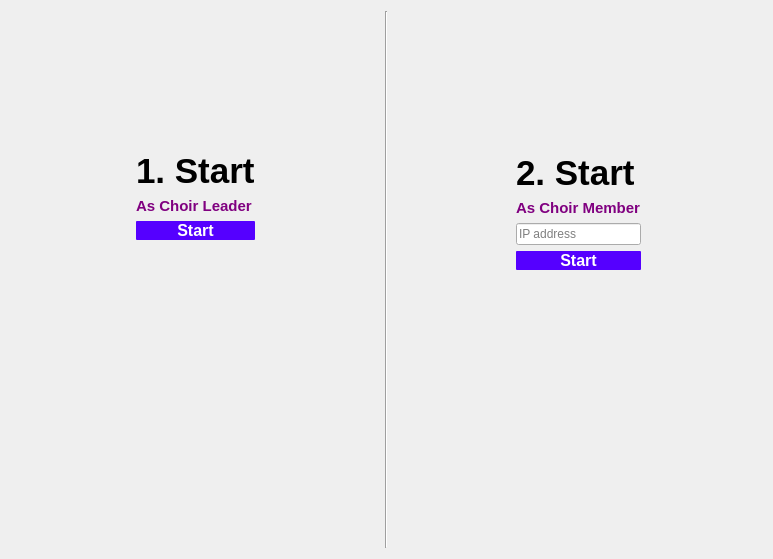
<?xml version="1.0" encoding="UTF-8"?>
<ui version="4.0">
 <class>LogInPage</class>
 <widget class="QWidget" name="LogInPage">
  <property name="geometry">
   <rect>
    <x>0</x>
    <y>0</y>
    <width>773</width>
    <height>559</height>
   </rect>
  </property>
  <property name="windowTitle">
   <string>Form</string>
  </property>
  <layout class="QHBoxLayout" name="horizontalLayout_4">
   <item>
    <layout class="QHBoxLayout" name="horizontalLayout_3">
     <item>
      <layout class="QVBoxLayout" name="verticalLayout_3">
       <item>
        <spacer name="verticalSpacer_2">
         <property name="orientation">
          <enum>Qt::Vertical</enum>
         </property>
         <property name="sizeHint" stdset="0">
          <size>
           <width>20</width>
           <height>38</height>
          </size>
         </property>
        </spacer>
       </item>
       <item>
        <layout class="QHBoxLayout" name="horizontalLayout">
         <item>
          <spacer name="horizontalSpacer_3">
           <property name="orientation">
            <enum>Qt::Horizontal</enum>
           </property>
           <property name="sizeHint" stdset="0">
            <size>
             <width>58</width>
             <height>20</height>
            </size>
           </property>
          </spacer>
         </item>
         <item>
          <layout class="QVBoxLayout" name="verticalLayout_2">
           <item>
            <widget class="QLabel" name="label">
             <property name="styleSheet">
              <string notr="true">font-size: 35px;
font-family: &quot;Comic Sans MS&quot;;
font: bold;</string>
             </property>
             <property name="text">
              <string>1. Start</string>
             </property>
            </widget>
           </item>
           <item>
            <widget class="QLabel" name="label_3">
             <property name="styleSheet">
              <string notr="true">font-size: 15px;
font-family: &quot;Comic Sans MS&quot;;
font: bold;
color: purple</string>
             </property>
             <property name="text">
              <string>As Choir Leader</string>
             </property>
            </widget>
           </item>
           <item>
            <widget class="QPushButton" name="pushButton">
             <property name="styleSheet">
              <string notr="true">font-size: 16px;
font-family: &quot;Comic Sans MS&quot;;
font: bold;
color: rgb(255, 255, 255);
border-radius: 1px;
background-color: rgb(85, 0, 255);
/*For getting optimal results i will add an Image as background fot the button*/</string>
             </property>
             <property name="text">
              <string>Start</string>
             </property>
            </widget>
           </item>
          </layout>
         </item>
         <item>
          <spacer name="horizontalSpacer">
           <property name="orientation">
            <enum>Qt::Horizontal</enum>
           </property>
           <property name="sizeHint" stdset="0">
            <size>
             <width>98</width>
             <height>20</height>
            </size>
           </property>
          </spacer>
         </item>
        </layout>
       </item>
       <item>
        <spacer name="verticalSpacer">
         <property name="orientation">
          <enum>Qt::Vertical</enum>
         </property>
         <property name="sizeHint" stdset="0">
          <size>
           <width>20</width>
           <height>308</height>
          </size>
         </property>
        </spacer>
       </item>
      </layout>
     </item>
     <item>
      <widget class="Line" name="line">
       <property name="orientation">
        <enum>Qt::Vertical</enum>
       </property>
      </widget>
     </item>
     <item>
      <layout class="QVBoxLayout" name="verticalLayout_4">
       <item>
        <spacer name="verticalSpacer_3">
         <property name="orientation">
          <enum>Qt::Vertical</enum>
         </property>
         <property name="sizeHint" stdset="0">
          <size>
           <width>20</width>
           <height>40</height>
          </size>
         </property>
        </spacer>
       </item>
       <item>
        <layout class="QHBoxLayout" name="horizontalLayout_2">
         <item>
          <spacer name="horizontalSpacer_2">
           <property name="orientation">
            <enum>Qt::Horizontal</enum>
           </property>
           <property name="sizeHint" stdset="0">
            <size>
             <width>108</width>
             <height>20</height>
            </size>
           </property>
          </spacer>
         </item>
         <item>
          <layout class="QVBoxLayout" name="verticalLayout">
           <item>
            <widget class="QLabel" name="label_2">
             <property name="styleSheet">
              <string notr="true">font-size: 35px;
font-family: &quot;Comic Sans MS&quot;;
font: bold;</string>
             </property>
             <property name="text">
              <string>2. Start</string>
             </property>
            </widget>
           </item>
           <item>
            <widget class="QLabel" name="label_4">
             <property name="styleSheet">
              <string notr="true">font-size: 15px;
font-family: &quot;Comic Sans MS&quot;;
font: bold;
color: purple</string>
             </property>
             <property name="text">
              <string>As Choir Member</string>
             </property>
            </widget>
           </item>
           <item>
            <widget class="QLineEdit" name="lineEdit">
             <property name="placeholderText">
              <string>IP address</string>
             </property>
            </widget>
           </item>
           <item>
            <widget class="QPushButton" name="pushButton_2">
             <property name="styleSheet">
              <string notr="true">font-size: 16px;
font-family: &quot;Comic Sans MS&quot;;
font: bold;
color: rgb(255, 255, 255);
border-radius: 1px;
background-color: rgb(85, 0, 255);
/*For getting optimal results i will add an Image as background fot the button*/</string>
             </property>
             <property name="text">
              <string>Start</string>
             </property>
            </widget>
           </item>
          </layout>
         </item>
         <item>
          <spacer name="horizontalSpacer_4">
           <property name="orientation">
            <enum>Qt::Horizontal</enum>
           </property>
           <property name="sizeHint" stdset="0">
            <size>
             <width>68</width>
             <height>20</height>
            </size>
           </property>
          </spacer>
         </item>
        </layout>
       </item>
       <item>
        <spacer name="verticalSpacer_4">
         <property name="orientation">
          <enum>Qt::Vertical</enum>
         </property>
         <property name="sizeHint" stdset="0">
          <size>
           <width>20</width>
           <height>278</height>
          </size>
         </property>
        </spacer>
       </item>
      </layout>
     </item>
    </layout>
   </item>
  </layout>
 </widget>
 <resources/>
 <connections/>
</ui>
